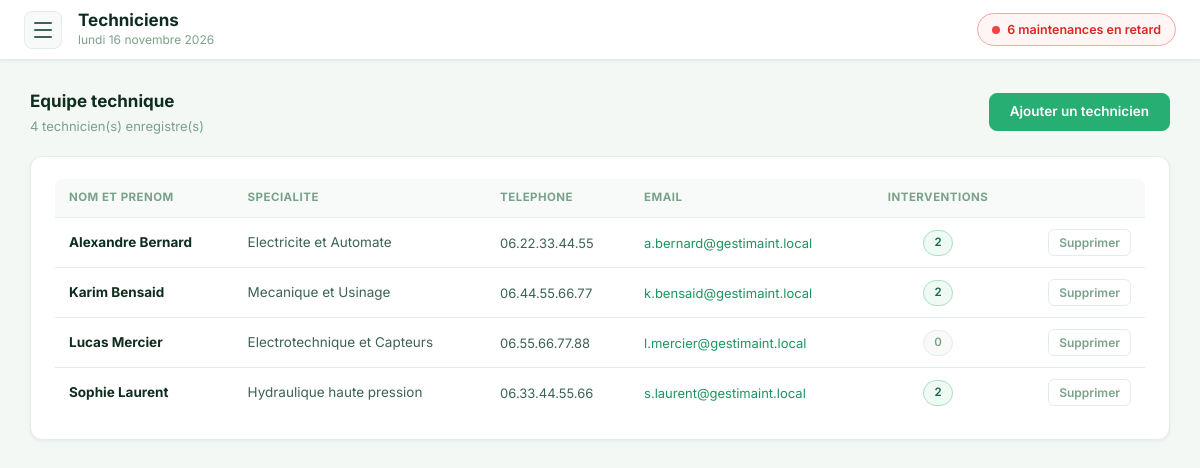
The app's page /pages/techniciens.php with its own data.
### tables this page shows
CREATE TABLE IF NOT EXISTS `users` (
    `id` INT AUTO_INCREMENT PRIMARY KEY,
    `role_id` INT NOT NULL,
    `team_id` INT NULL,
    `first_name` VARCHAR(100) NOT NULL,
    `last_name` VARCHAR(100) NOT NULL,
    `email` VARCHAR(150) NULL UNIQUE,
    `specialty` VARCHAR(100) NULL,
    `phone` VARCHAR(30) NULL,
    `hourly_rate` DECIMAL(8,2) DEFAULT 0.00,
    `active` TINYINT(1) DEFAULT 1,
    `created_at` DATETIME DEFAULT CURRENT_TIMESTAMP,
    CONSTRAINT `fk_user_role` FOREIGN KEY (`role_id`) REFERENCES `roles` (`id`) ON DELETE RESTRICT,
    CONSTRAINT `fk_user_team` FOREIGN KEY (`team_id`) REFERENCES `teams` (`id`) ON DELETE SET NULL
);

### pages/techniciens.php (the view, shortened to what this page needs)
<?php
$db = getDB();
$technicians = $db->query("
    SELECT u.id,
           TRIM(CONCAT(u.first_name, ' ', u.last_name)) AS name,
           u.specialty, u.phone, u.email, u.created_at,
           COUNT(wt.work_order_id) AS wo_count
    FROM users u
    LEFT JOIN work_order_technicians wt ON wt.technician_id = u.id
    WHERE u.role_id != 1
    GROUP BY u.id
    ORDER BY u.first_name, u.last_name
")->fetchAll(PDO::FETCH_ASSOC);
require_once __DIR__ . '/../includes/header.php';
?>
<div class="card-header" style="margin-bottom:20px">
  <div>
    <h2 style="font-size:17px;font-weight:700;color:var(--text-primary)">Equipe technique</h2>
    <p style="font-size:13px;color:var(--text-muted);margin-top:2px">
      <?= count($technicians) ?> technicien(s) enregistre(s)
    </p>
  </div>
  <button class="btn btn-primary" onclick="openTechModal()">Ajouter un technicien</button>
</div>
<div class="card">
  <div class="table-wrap">
    <table>
      <thead>
        <tr>
          <th>Nom et prenom</th>
          <th>Specialite</th>
          <th>Telephone</th>
          <th>Email</th>
          <th style="text-align:center">Interventions</th>
          <th></th>
        </tr>
      </thead>
      <tbody>
        <?php if (!empty($technicians)): foreach ($technicians as $t): ?>
        <tr>
          <td>
            <strong style="color:var(--text-primary)"><?= htmlspecialchars($t['name']) ?></strong>
          </td>
          <td style="color:var(--text-secondary)"><?= htmlspecialchars($t['specialty'] ?? '—') ?></td>
          <td style="color:var(--text-secondary);font-size:13px"><?= htmlspecialchars($t['phone'] ?? '—') ?></td>
          <td style="font-size:13px">
            <?php if ($t['email']): ?>
            <a href="mailto:<?= htmlspecialchars($t['email']) ?>" style="color:var(--green-600)">
              <?= htmlspecialchars($t['email']) ?>
            </a>
            <?php else: echo '—'; endif; ?>
          </td>
          <td style="text-align:center">
            <span class="badge <?= (int)$t['wo_count'] > 0 ? 'green' : 'gray' ?>">
              <?= (int)$t['wo_count'] ?>
            </span>
          </td>
          <td style="text-align:right">
            <form method="post" onsubmit="return confirm('Supprimer ce technicien ?')" style="display:inline">
              <button type="submit" class="btn-delete-row">Supprimer</button>
            </form>
          </td>
        </tr>
        <?php endforeach; else: ?>
        <tr><td colspan="6" class="empty">Aucun technicien enregistre.</td></tr>
        <?php endif; ?>
      </tbody>
    </table>
  </div>
</div>
<?php require_once __DIR__ . '/../includes/footer.php'; ?>

### assets/styles.css (style rules this page uses)
:root { --green-50: #f0faf4; --green-100: #dcf3e6; --green-200: #a8e0c1; --green-400: #4fc688; --green-500: #27ae72; --green-600: #1e9460; --green-700: #156647; --red-50: #fff5f5; --red-100: #fee2e2; --red-200: #fca5a5; --red-500: #ef4444; --red-600: #dc2626; --surface: #ffffff; --surface-alt: #f7faf8; --surface-hover: #f0faf4; --border-light: #e4ede8; --border: #c8ddd2; --text-primary: #0f2d1e; --text-secondary: #3d6352; --text-muted: #7aa28b; --sidebar-w: 260px; --topbar-h: 60px; --radius-xs: 6px; --radius-sm: 8px; --radius-md: 12px; --radius-lg: 16px; --radius-full: 100px; --shadow-sm: 0 1px 3px rgba(15,45,30,.07); --shadow-md: 0 4px 16px rgba(15,45,30,.10); --shadow-lg: 0 8px 32px rgba(15,45,30,.14); --t-fast: 150ms ease; --t-base: 260ms ease; --t-slow: 420ms cubic-bezier(.4,0,.2,1); }
*, *::before, *::after { box-sizing: border-box; margin: 0; padding: 0; }
html { font-size: 15px; scroll-behavior: smooth; }
body { font-family: 'Inter', system-ui, sans-serif; background: #f3f8f5; color: var(--text-primary); line-height: 1.55; -webkit-font-smoothing: antialiased; }
a { color: inherit; text-decoration: none; }
button { font-family: inherit; cursor: pointer; }
.card { background: var(--surface); border: 1px solid var(--border-light); border-radius: var(--radius-md); padding: 22px 24px; box-shadow: var(--shadow-sm); animation: cardRise .3s ease both; }
.card-header { display: flex; align-items: center; justify-content: space-between; gap: 12px; margin-bottom: 18px; flex-wrap: wrap; }
.card-header h2 { font-size: 15px; font-weight: 700; color: var(--text-primary); }
.table-wrap { overflow-x: auto; border-radius: var(--radius-sm); }
table { width: 100%; border-collapse: collapse; font-size: 13.5px; }
thead th { background: var(--surface-alt); font-size: 11.5px; font-weight: 700; text-transform: uppercase; letter-spacing: .04em; color: var(--text-muted); padding: 10px 14px; text-align: left; border-bottom: 1px solid var(--border-light); }
tbody tr { border-bottom: 1px solid var(--border-light); transition: background var(--t-fast); }
tbody tr:last-child { border-bottom: none; }
tbody td { padding: 11px 14px; }
.badge { display: inline-block; padding: 3px 10px; border-radius: var(--radius-full); font-size: 11.5px; font-weight: 600; border: 1px solid transparent; }
.badge.green { background: var(--green-50); color: var(--green-700); border-color: var(--green-200); }
.badge.gray { background: var(--surface-alt); color: var(--text-muted); border-color: var(--border-light); }
.btn { display: inline-flex; align-items: center; justify-content: center; padding: 9px 20px; border-radius: var(--radius-sm); font-size: 13.5px; font-weight: 600; border: 1px solid transparent; cursor: pointer; transition: all var(--t-fast); white-space: nowrap; line-height: 1.3; }
.btn-primary { background: var(--green-500); color: #fff; border-color: var(--green-500); }
.btn-delete-row { background: transparent; border: 1px solid var(--border-light); color: var(--text-muted); font-size: 12px; padding: 5px 10px; border-radius: var(--radius-xs); cursor: pointer; font-weight: 600; transition: all var(--t-fast); }

### records on screen
users: name "Alexandre Bernard", specialty "Electricite et Automate", phone "06.22.33.44.55", email "a.bernard@gestimaint.local", wo_count "2"
users: name "Karim Bensaid", specialty "Mecanique et Usinage", phone "06.44.55.66.77", email "k.bensaid@gestimaint.local", wo_count "2"
users: name "Lucas Mercier", specialty "Electrotechnique et Capteurs", phone "06.55.66.77.88", email "l.mercier@gestimaint.local", wo_count "0"
users: name "Sophie Laurent", specialty "Hydraulique haute pression", phone "06.33.44.55.66", email "s.laurent@gestimaint.local", wo_count "2"

### other values on screen
$page_label "Techniciens"
$overdue_count "6"
count($technicians) "4"
